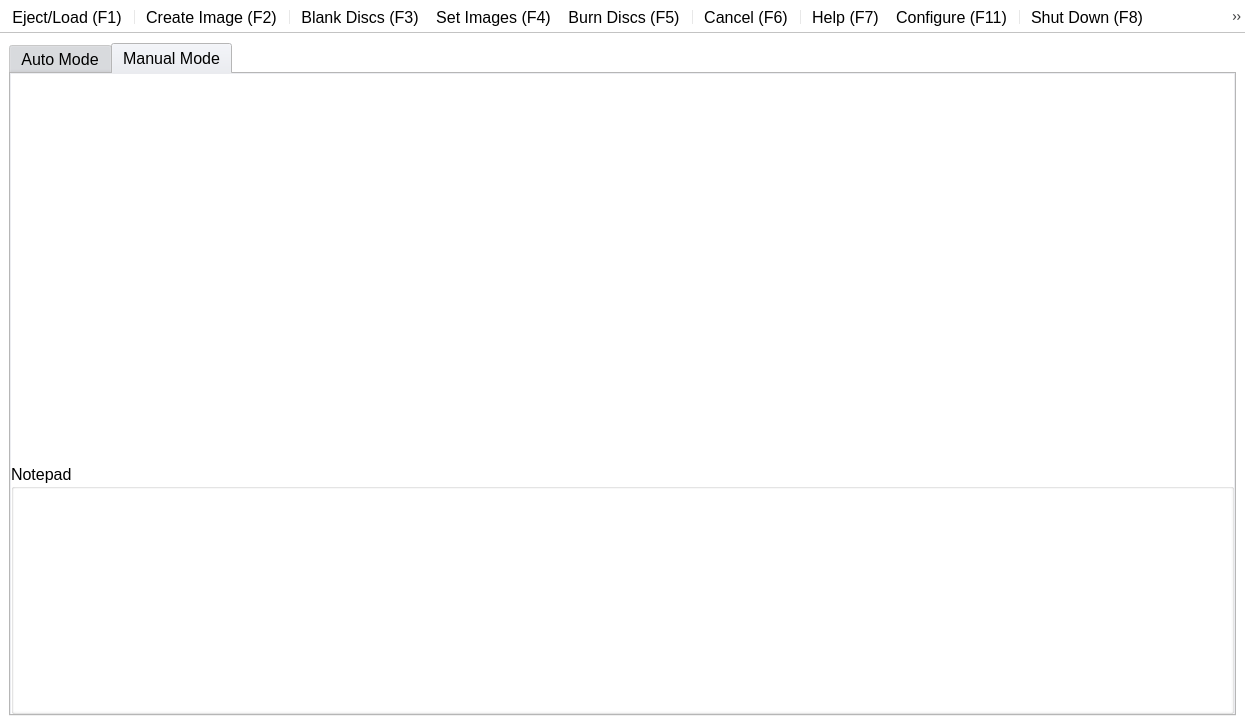
<ui version="4.0" >
 <author>Raphaël Doursenaud</author>
 <class>MainWindow</class>
 <widget class="QMainWindow" name="MainWindow" >
  <property name="geometry" >
   <rect>
    <x>0</x>
    <y>0</y>
    <width>1245</width>
    <height>725</height>
   </rect>
  </property>
  <property name="sizePolicy" >
   <sizepolicy vsizetype="Preferred" hsizetype="Preferred" >
    <horstretch>0</horstretch>
    <verstretch>0</verstretch>
   </sizepolicy>
  </property>
  <property name="palette" >
   <palette>
    <active>
     <colorrole role="WindowText" >
      <brush brushstyle="SolidPattern" >
       <color alpha="255" >
        <red>0</red>
        <green>0</green>
        <blue>0</blue>
       </color>
      </brush>
     </colorrole>
     <colorrole role="Button" >
      <brush brushstyle="SolidPattern" >
       <color alpha="255" >
        <red>221</red>
        <green>223</green>
        <blue>228</blue>
       </color>
      </brush>
     </colorrole>
     <colorrole role="Light" >
      <brush brushstyle="SolidPattern" >
       <color alpha="255" >
        <red>255</red>
        <green>255</green>
        <blue>255</blue>
       </color>
      </brush>
     </colorrole>
     <colorrole role="Midlight" >
      <brush brushstyle="SolidPattern" >
       <color alpha="255" >
        <red>255</red>
        <green>255</green>
        <blue>255</blue>
       </color>
      </brush>
     </colorrole>
     <colorrole role="Dark" >
      <brush brushstyle="SolidPattern" >
       <color alpha="255" >
        <red>85</red>
        <green>85</green>
        <blue>85</blue>
       </color>
      </brush>
     </colorrole>
     <colorrole role="Mid" >
      <brush brushstyle="SolidPattern" >
       <color alpha="255" >
        <red>199</red>
        <green>199</green>
        <blue>199</blue>
       </color>
      </brush>
     </colorrole>
     <colorrole role="Text" >
      <brush brushstyle="SolidPattern" >
       <color alpha="255" >
        <red>0</red>
        <green>0</green>
        <blue>0</blue>
       </color>
      </brush>
     </colorrole>
     <colorrole role="BrightText" >
      <brush brushstyle="SolidPattern" >
       <color alpha="255" >
        <red>255</red>
        <green>255</green>
        <blue>255</blue>
       </color>
      </brush>
     </colorrole>
     <colorrole role="ButtonText" >
      <brush brushstyle="SolidPattern" >
       <color alpha="255" >
        <red>0</red>
        <green>0</green>
        <blue>0</blue>
       </color>
      </brush>
     </colorrole>
     <colorrole role="Base" >
      <brush brushstyle="SolidPattern" >
       <color alpha="255" >
        <red>255</red>
        <green>255</green>
        <blue>255</blue>
       </color>
      </brush>
     </colorrole>
     <colorrole role="Window" >
      <brush brushstyle="SolidPattern" >
       <color alpha="255" >
        <red>255</red>
        <green>255</green>
        <blue>255</blue>
       </color>
      </brush>
     </colorrole>
     <colorrole role="Shadow" >
      <brush brushstyle="SolidPattern" >
       <color alpha="255" >
        <red>0</red>
        <green>0</green>
        <blue>0</blue>
       </color>
      </brush>
     </colorrole>
     <colorrole role="Highlight" >
      <brush brushstyle="SolidPattern" >
       <color alpha="255" >
        <red>103</red>
        <green>141</green>
        <blue>178</blue>
       </color>
      </brush>
     </colorrole>
     <colorrole role="HighlightedText" >
      <brush brushstyle="SolidPattern" >
       <color alpha="255" >
        <red>255</red>
        <green>255</green>
        <blue>255</blue>
       </color>
      </brush>
     </colorrole>
     <colorrole role="Link" >
      <brush brushstyle="SolidPattern" >
       <color alpha="255" >
        <red>0</red>
        <green>0</green>
        <blue>238</blue>
       </color>
      </brush>
     </colorrole>
     <colorrole role="LinkVisited" >
      <brush brushstyle="SolidPattern" >
       <color alpha="255" >
        <red>82</red>
        <green>24</green>
        <blue>139</blue>
       </color>
      </brush>
     </colorrole>
     <colorrole role="AlternateBase" >
      <brush brushstyle="SolidPattern" >
       <color alpha="255" >
        <red>232</red>
        <green>232</green>
        <blue>232</blue>
       </color>
      </brush>
     </colorrole>
    </active>
    <inactive>
     <colorrole role="WindowText" >
      <brush brushstyle="SolidPattern" >
       <color alpha="255" >
        <red>0</red>
        <green>0</green>
        <blue>0</blue>
       </color>
      </brush>
     </colorrole>
     <colorrole role="Button" >
      <brush brushstyle="SolidPattern" >
       <color alpha="255" >
        <red>221</red>
        <green>223</green>
        <blue>228</blue>
       </color>
      </brush>
     </colorrole>
     <colorrole role="Light" >
      <brush brushstyle="SolidPattern" >
       <color alpha="255" >
        <red>255</red>
        <green>255</green>
        <blue>255</blue>
       </color>
      </brush>
     </colorrole>
     <colorrole role="Midlight" >
      <brush brushstyle="SolidPattern" >
       <color alpha="255" >
        <red>255</red>
        <green>255</green>
        <blue>255</blue>
       </color>
      </brush>
     </colorrole>
     <colorrole role="Dark" >
      <brush brushstyle="SolidPattern" >
       <color alpha="255" >
        <red>85</red>
        <green>85</green>
        <blue>85</blue>
       </color>
      </brush>
     </colorrole>
     <colorrole role="Mid" >
      <brush brushstyle="SolidPattern" >
       <color alpha="255" >
        <red>199</red>
        <green>199</green>
        <blue>199</blue>
       </color>
      </brush>
     </colorrole>
     <colorrole role="Text" >
      <brush brushstyle="SolidPattern" >
       <color alpha="255" >
        <red>0</red>
        <green>0</green>
        <blue>0</blue>
       </color>
      </brush>
     </colorrole>
     <colorrole role="BrightText" >
      <brush brushstyle="SolidPattern" >
       <color alpha="255" >
        <red>255</red>
        <green>255</green>
        <blue>255</blue>
       </color>
      </brush>
     </colorrole>
     <colorrole role="ButtonText" >
      <brush brushstyle="SolidPattern" >
       <color alpha="255" >
        <red>0</red>
        <green>0</green>
        <blue>0</blue>
       </color>
      </brush>
     </colorrole>
     <colorrole role="Base" >
      <brush brushstyle="SolidPattern" >
       <color alpha="255" >
        <red>255</red>
        <green>255</green>
        <blue>255</blue>
       </color>
      </brush>
     </colorrole>
     <colorrole role="Window" >
      <brush brushstyle="SolidPattern" >
       <color alpha="255" >
        <red>255</red>
        <green>255</green>
        <blue>255</blue>
       </color>
      </brush>
     </colorrole>
     <colorrole role="Shadow" >
      <brush brushstyle="SolidPattern" >
       <color alpha="255" >
        <red>0</red>
        <green>0</green>
        <blue>0</blue>
       </color>
      </brush>
     </colorrole>
     <colorrole role="Highlight" >
      <brush brushstyle="SolidPattern" >
       <color alpha="255" >
        <red>103</red>
        <green>141</green>
        <blue>178</blue>
       </color>
      </brush>
     </colorrole>
     <colorrole role="HighlightedText" >
      <brush brushstyle="SolidPattern" >
       <color alpha="255" >
        <red>255</red>
        <green>255</green>
        <blue>255</blue>
       </color>
      </brush>
     </colorrole>
     <colorrole role="Link" >
      <brush brushstyle="SolidPattern" >
       <color alpha="255" >
        <red>0</red>
        <green>0</green>
        <blue>238</blue>
       </color>
      </brush>
     </colorrole>
     <colorrole role="LinkVisited" >
      <brush brushstyle="SolidPattern" >
       <color alpha="255" >
        <red>82</red>
        <green>24</green>
        <blue>139</blue>
       </color>
      </brush>
     </colorrole>
     <colorrole role="AlternateBase" >
      <brush brushstyle="SolidPattern" >
       <color alpha="255" >
        <red>232</red>
        <green>232</green>
        <blue>232</blue>
       </color>
      </brush>
     </colorrole>
    </inactive>
    <disabled>
     <colorrole role="WindowText" >
      <brush brushstyle="SolidPattern" >
       <color alpha="255" >
        <red>128</red>
        <green>128</green>
        <blue>128</blue>
       </color>
      </brush>
     </colorrole>
     <colorrole role="Button" >
      <brush brushstyle="SolidPattern" >
       <color alpha="255" >
        <red>221</red>
        <green>223</green>
        <blue>228</blue>
       </color>
      </brush>
     </colorrole>
     <colorrole role="Light" >
      <brush brushstyle="SolidPattern" >
       <color alpha="255" >
        <red>255</red>
        <green>255</green>
        <blue>255</blue>
       </color>
      </brush>
     </colorrole>
     <colorrole role="Midlight" >
      <brush brushstyle="SolidPattern" >
       <color alpha="255" >
        <red>255</red>
        <green>255</green>
        <blue>255</blue>
       </color>
      </brush>
     </colorrole>
     <colorrole role="Dark" >
      <brush brushstyle="SolidPattern" >
       <color alpha="255" >
        <red>85</red>
        <green>85</green>
        <blue>85</blue>
       </color>
      </brush>
     </colorrole>
     <colorrole role="Mid" >
      <brush brushstyle="SolidPattern" >
       <color alpha="255" >
        <red>199</red>
        <green>199</green>
        <blue>199</blue>
       </color>
      </brush>
     </colorrole>
     <colorrole role="Text" >
      <brush brushstyle="SolidPattern" >
       <color alpha="255" >
        <red>199</red>
        <green>199</green>
        <blue>199</blue>
       </color>
      </brush>
     </colorrole>
     <colorrole role="BrightText" >
      <brush brushstyle="SolidPattern" >
       <color alpha="255" >
        <red>255</red>
        <green>255</green>
        <blue>255</blue>
       </color>
      </brush>
     </colorrole>
     <colorrole role="ButtonText" >
      <brush brushstyle="SolidPattern" >
       <color alpha="255" >
        <red>128</red>
        <green>128</green>
        <blue>128</blue>
       </color>
      </brush>
     </colorrole>
     <colorrole role="Base" >
      <brush brushstyle="SolidPattern" >
       <color alpha="255" >
        <red>255</red>
        <green>255</green>
        <blue>255</blue>
       </color>
      </brush>
     </colorrole>
     <colorrole role="Window" >
      <brush brushstyle="SolidPattern" >
       <color alpha="255" >
        <red>255</red>
        <green>255</green>
        <blue>255</blue>
       </color>
      </brush>
     </colorrole>
     <colorrole role="Shadow" >
      <brush brushstyle="SolidPattern" >
       <color alpha="255" >
        <red>0</red>
        <green>0</green>
        <blue>0</blue>
       </color>
      </brush>
     </colorrole>
     <colorrole role="Highlight" >
      <brush brushstyle="SolidPattern" >
       <color alpha="255" >
        <red>86</red>
        <green>117</green>
        <blue>148</blue>
       </color>
      </brush>
     </colorrole>
     <colorrole role="HighlightedText" >
      <brush brushstyle="SolidPattern" >
       <color alpha="255" >
        <red>255</red>
        <green>255</green>
        <blue>255</blue>
       </color>
      </brush>
     </colorrole>
     <colorrole role="Link" >
      <brush brushstyle="SolidPattern" >
       <color alpha="255" >
        <red>0</red>
        <green>0</green>
        <blue>238</blue>
       </color>
      </brush>
     </colorrole>
     <colorrole role="LinkVisited" >
      <brush brushstyle="SolidPattern" >
       <color alpha="255" >
        <red>82</red>
        <green>24</green>
        <blue>139</blue>
       </color>
      </brush>
     </colorrole>
     <colorrole role="AlternateBase" >
      <brush brushstyle="SolidPattern" >
       <color alpha="255" >
        <red>232</red>
        <green>232</green>
        <blue>232</blue>
       </color>
      </brush>
     </colorrole>
    </disabled>
   </palette>
  </property>
  <property name="windowTitle" >
   <string>AutoJet</string>
  </property>
  <property name="windowIcon" >
   <iconset resource="autojet.qrc" >
    <normaloff>:/icons/icons/autojet.svg</normaloff>:/icons/icons/autojet.svg</iconset>
  </property>
  <widget class="QWidget" name="centralWidget" >
   <layout class="QGridLayout" name="gridLayout_2" >
    <item row="1" column="0" >
     <widget class="QTabWidget" name="tabWidget" >
      <property name="sizePolicy" >
       <sizepolicy vsizetype="Preferred" hsizetype="Preferred" >
        <horstretch>0</horstretch>
        <verstretch>0</verstretch>
       </sizepolicy>
      </property>
      <property name="font" >
       <font>
        <pointsize>12</pointsize>
       </font>
      </property>
      <property name="tabPosition" >
       <enum>QTabWidget::North</enum>
      </property>
      <property name="tabShape" >
       <enum>QTabWidget::Rounded</enum>
      </property>
      <property name="currentIndex" >
       <number>1</number>
      </property>
      <property name="iconSize" >
       <size>
        <width>36</width>
        <height>36</height>
       </size>
      </property>
      <property name="elideMode" >
       <enum>Qt::ElideNone</enum>
      </property>
      <widget class="QWidget" name="autoMode" >
       <attribute name="title" >
        <string>Auto Mode</string>
       </attribute>
       <attribute name="icon" >
        <iconset resource="autojet.qrc" >
         <normaloff>:/icons/icons/auto.svg</normaloff>:/icons/icons/auto.svg</iconset>
       </attribute>
       <layout class="QGridLayout" name="gridLayout_3" >
        <item row="0" column="0" >
         <widget class="QLabel" name="label" >
          <property name="font" >
           <font>
            <pointsize>12</pointsize>
           </font>
          </property>
          <property name="text" >
           <string>Don't touch yet</string>
          </property>
          <property name="alignment" >
           <set>Qt::AlignCenter</set>
          </property>
         </widget>
        </item>
       </layout>
      </widget>
      <widget class="QWidget" name="manualMode" >
       <attribute name="title" >
        <string>Manual Mode</string>
       </attribute>
       <attribute name="icon" >
        <iconset resource="autojet.qrc" >
         <normaloff>:/icons/icons/manual.svg</normaloff>:/icons/icons/manual.svg</iconset>
       </attribute>
       <layout class="QVBoxLayout" name="verticalLayout" >
        <property name="spacing" >
         <number>0</number>
        </property>
        <property name="margin" >
         <number>0</number>
        </property>
        <item>
         <widget class="QScrollArea" name="burnersScrollArea" >
          <property name="sizePolicy" >
           <sizepolicy vsizetype="Expanding" hsizetype="Expanding" >
            <horstretch>0</horstretch>
            <verstretch>0</verstretch>
           </sizepolicy>
          </property>
          <property name="font" >
           <font>
            <kerning>true</kerning>
           </font>
          </property>
          <property name="frameShape" >
           <enum>QFrame::NoFrame</enum>
          </property>
          <property name="lineWidth" >
           <number>0</number>
          </property>
          <property name="horizontalScrollBarPolicy" >
           <enum>Qt::ScrollBarAlwaysOff</enum>
          </property>
          <property name="widgetResizable" >
           <bool>true</bool>
          </property>
          <property name="alignment" >
           <set>Qt::AlignLeading|Qt::AlignLeft|Qt::AlignTop</set>
          </property>
          <widget class="QWidget" name="burners" >
           <property name="geometry" >
            <rect>
             <x>0</x>
             <y>0</y>
             <width>1223</width>
             <height>312</height>
            </rect>
           </property>
           <property name="sizePolicy" >
            <sizepolicy vsizetype="Expanding" hsizetype="Expanding" >
             <horstretch>0</horstretch>
             <verstretch>0</verstretch>
            </sizepolicy>
           </property>
           <layout class="QVBoxLayout" name="burnersLayout" >
            <property name="spacing" >
             <number>0</number>
            </property>
            <property name="sizeConstraint" >
             <enum>QLayout::SetDefaultConstraint</enum>
            </property>
            <property name="margin" >
             <number>0</number>
            </property>
           </layout>
          </widget>
         </widget>
        </item>
        <item>
         <widget class="QGroupBox" name="notepad" >
          <property name="sizePolicy" >
           <sizepolicy vsizetype="Expanding" hsizetype="Expanding" >
            <horstretch>0</horstretch>
            <verstretch>0</verstretch>
           </sizepolicy>
          </property>
          <property name="minimumSize" >
           <size>
            <width>0</width>
            <height>250</height>
           </size>
          </property>
          <property name="maximumSize" >
           <size>
            <width>16777215</width>
            <height>250</height>
           </size>
          </property>
          <property name="baseSize" >
           <size>
            <width>0</width>
            <height>0</height>
           </size>
          </property>
          <property name="autoFillBackground" >
           <bool>true</bool>
          </property>
          <property name="title" >
           <string>Notepad</string>
          </property>
          <property name="flat" >
           <bool>false</bool>
          </property>
          <property name="checkable" >
           <bool>false</bool>
          </property>
          <layout class="QVBoxLayout" name="notepadLayout" >
           <property name="spacing" >
            <number>0</number>
           </property>
           <property name="margin" >
            <number>0</number>
           </property>
           <item>
            <widget class="QTextEdit" name="notes" >
             <property name="minimumSize" >
              <size>
               <width>0</width>
               <height>0</height>
              </size>
             </property>
             <property name="maximumSize" >
              <size>
               <width>16777215</width>
               <height>16777215</height>
              </size>
             </property>
             <property name="acceptDrops" >
              <bool>false</bool>
             </property>
             <property name="autoFillBackground" >
              <bool>false</bool>
             </property>
             <property name="frameShape" >
              <enum>QFrame::Box</enum>
             </property>
             <property name="frameShadow" >
              <enum>QFrame::Sunken</enum>
             </property>
             <property name="lineWidth" >
              <number>0</number>
             </property>
            </widget>
           </item>
          </layout>
         </widget>
        </item>
       </layout>
      </widget>
     </widget>
    </item>
   </layout>
  </widget>
  <widget class="QToolBar" name="toolBar" >
   <property name="enabled" >
    <bool>true</bool>
   </property>
   <property name="sizePolicy" >
    <sizepolicy vsizetype="Preferred" hsizetype="Preferred" >
     <horstretch>0</horstretch>
     <verstretch>0</verstretch>
    </sizepolicy>
   </property>
   <property name="font" >
    <font>
     <pointsize>12</pointsize>
    </font>
   </property>
   <property name="windowTitle" >
    <string>toolBar</string>
   </property>
   <property name="layoutDirection" >
    <enum>Qt::LeftToRight</enum>
   </property>
   <property name="autoFillBackground" >
    <bool>false</bool>
   </property>
   <property name="movable" >
    <bool>false</bool>
   </property>
   <property name="iconSize" >
    <size>
     <width>64</width>
     <height>64</height>
    </size>
   </property>
   <property name="toolButtonStyle" >
    <enum>Qt::ToolButtonTextUnderIcon</enum>
   </property>
   <property name="floatable" >
    <bool>false</bool>
   </property>
   <attribute name="toolBarArea" >
    <enum>TopToolBarArea</enum>
   </attribute>
   <attribute name="toolBarBreak" >
    <bool>false</bool>
   </attribute>
   <addaction name="actionEject" />
   <addaction name="separator" />
   <addaction name="actionCreate_Image" />
   <addaction name="separator" />
   <addaction name="actionBlank" />
   <addaction name="actionSet_Image" />
   <addaction name="actionBurn" />
   <addaction name="separator" />
   <addaction name="actionCancel" />
   <addaction name="separator" />
   <addaction name="actionHelp" />
   <addaction name="actionConfigure" />
   <addaction name="separator" />
   <addaction name="actionShut_Down" />
   <addaction name="actionQuit" />
   <addaction name="separator" />
  </widget>
  <action name="actionConfigure" >
   <property name="icon" >
    <iconset resource="autojet.qrc" >
     <normaloff>:/icons/icons/configure.svg</normaloff>:/icons/icons/configure.svg</iconset>
   </property>
   <property name="text" >
    <string>Configure (F11)</string>
   </property>
   <property name="toolTip" >
    <string>Configure (F11)</string>
   </property>
   <property name="shortcut" >
    <string>F11</string>
   </property>
  </action>
  <action name="actionQuit" >
   <property name="icon" >
    <iconset resource="autojet.qrc" >
     <normaloff>:/icons/icons/exit.svg</normaloff>:/icons/icons/exit.svg</iconset>
   </property>
   <property name="text" >
    <string>Quit (F12)</string>
   </property>
   <property name="toolTip" >
    <string>Quit AutoJet (F12)</string>
   </property>
   <property name="shortcut" >
    <string>F12</string>
   </property>
  </action>
  <action name="actionEject" >
   <property name="icon" >
    <iconset resource="autojet.qrc" >
     <normaloff>:/icons/icons/eject.svg</normaloff>:/icons/icons/eject.svg</iconset>
   </property>
   <property name="text" >
    <string>Eject/Load (F1)</string>
   </property>
   <property name="toolTip" >
    <string>Eject/Load Trays (F1)</string>
   </property>
   <property name="shortcut" >
    <string>F1</string>
   </property>
  </action>
  <action name="actionSet_Image" >
   <property name="icon" >
    <iconset resource="autojet.qrc" >
     <normaloff>:/icons/icons/set_image.svg</normaloff>:/icons/icons/set_image.svg</iconset>
   </property>
   <property name="text" >
    <string>Set Images (F4)</string>
   </property>
   <property name="toolTip" >
    <string>Set Images (F4)</string>
   </property>
   <property name="shortcut" >
    <string>F4</string>
   </property>
  </action>
  <action name="actionBurn" >
   <property name="icon" >
    <iconset resource="autojet.qrc" >
     <normaloff>:/icons/icons/burn.svg</normaloff>:/icons/icons/burn.svg</iconset>
   </property>
   <property name="text" >
    <string>Burn Discs (F5)</string>
   </property>
   <property name="toolTip" >
    <string>Burn Discs (F5)</string>
   </property>
   <property name="shortcut" >
    <string>F5</string>
   </property>
  </action>
  <action name="actionBlank" >
   <property name="icon" >
    <iconset resource="autojet.qrc" >
     <normaloff>:/icons/icons/blank.svg</normaloff>:/icons/icons/blank.svg</iconset>
   </property>
   <property name="text" >
    <string>Blank Discs (F3)</string>
   </property>
   <property name="toolTip" >
    <string>Blank Discs (F3)</string>
   </property>
   <property name="shortcut" >
    <string>F3</string>
   </property>
  </action>
  <action name="actionShut_Down" >
   <property name="icon" >
    <iconset resource="autojet.qrc" >
     <normaloff>:/icons/icons/shutdown.svg</normaloff>:/icons/icons/shutdown.svg</iconset>
   </property>
   <property name="text" >
    <string>Shut Down (F8)</string>
   </property>
   <property name="toolTip" >
    <string>Shut Down DD (F8)</string>
   </property>
   <property name="shortcut" >
    <string>F8</string>
   </property>
  </action>
  <action name="actionHelp" >
   <property name="icon" >
    <iconset resource="autojet.qrc" >
     <normaloff>:/icons/icons/help.svg</normaloff>:/icons/icons/help.svg</iconset>
   </property>
   <property name="text" >
    <string>Help (F7)</string>
   </property>
   <property name="iconText" >
    <string>Help (F7)</string>
   </property>
   <property name="toolTip" >
    <string>Help (F7)</string>
   </property>
   <property name="shortcut" >
    <string>F7</string>
   </property>
  </action>
  <action name="actionCreate_Image" >
   <property name="checkable" >
    <bool>false</bool>
   </property>
   <property name="enabled" >
    <bool>true</bool>
   </property>
   <property name="icon" >
    <iconset resource="autojet.qrc" >
     <normaloff>:/icons/icons/create_image.svg</normaloff>:/icons/icons/create_image.svg</iconset>
   </property>
   <property name="text" >
    <string>Create Image (F2)</string>
   </property>
   <property name="toolTip" >
    <string>Create Image (F2)</string>
   </property>
   <property name="shortcut" >
    <string>F2</string>
   </property>
  </action>
  <action name="actionCancel" >
   <property name="icon" >
    <iconset resource="autojet.qrc" >
     <normaloff>:/icons/icons/cancel.svg</normaloff>:/icons/icons/cancel.svg</iconset>
   </property>
   <property name="text" >
    <string>Cancel (F6)</string>
   </property>
   <property name="toolTip" >
    <string>Cancel (F6)</string>
   </property>
   <property name="shortcut" >
    <string>F6</string>
   </property>
  </action>
 </widget>
 <layoutdefault spacing="6" margin="9" />
 <resources>
  <include location="autojet.qrc" />
 </resources>
 <connections/>
 <designerdata>
  <property name="gridDeltaX" >
   <number>10</number>
  </property>
  <property name="gridDeltaY" >
   <number>10</number>
  </property>
  <property name="gridSnapX" >
   <bool>true</bool>
  </property>
  <property name="gridSnapY" >
   <bool>true</bool>
  </property>
  <property name="gridVisible" >
   <bool>true</bool>
  </property>
 </designerdata>
</ui>
